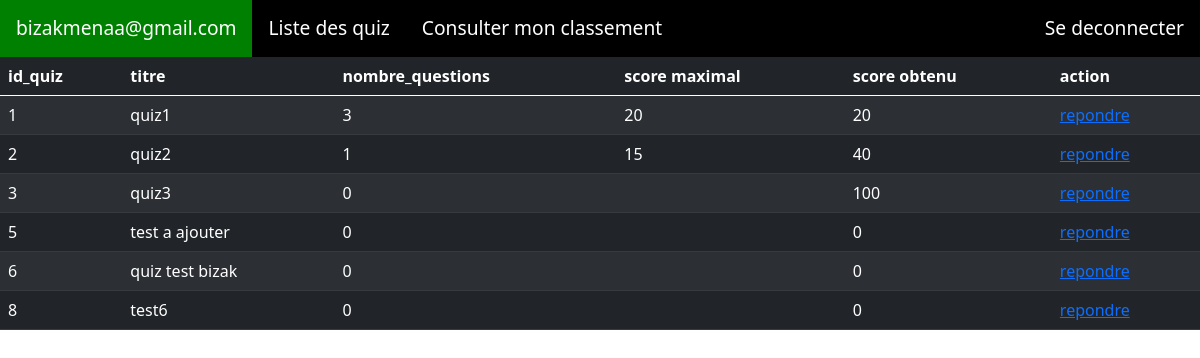
The page /etudiant/liste_quiz.php (signed in) on the database its author committed.
### tables this page shows
CREATE TABLE `quiz` (
  `id_quiz` int(11) NOT NULL,
  `titre_quiz` varchar(255) NOT NULL
);

### etudiant/liste_quiz.php (the view, shortened to what this page needs)
<?php
include('home.php');
?>
<html lang="en">
<head>
    <link href="https://cdn.jsdelivr.net/npm/bootstrap@5.0.0-beta3/dist/css/bootstrap.min.css" rel="stylesheet">
</head>
<body>
    <div class="show-quiz">
        <table class="table table-dark table-striped table-hover">
            <thead>
                <th>id_quiz</th>
                <th>titre</th>
                <th>nombre_questions</th>
                <th>score maximal</th>
                <th>score obtenu</th>
                <th>action</th>
            </thead>
            <tbody>
                <?php
                    $conn = new PDO('mysql:host=webetu.univ-st-etienne.fr;dbname=mg06866u;charset=utf8', 'mg06866u', 'I89APVN5');
                    $sql = "SELECT * FROM quiz";
                    $resultat = $conn->query($sql);
                        while($row = $resultat->fetch()){
                            ?>
                        <tr>
                            <td><?php echo $row["id_quiz"] ?></td>
                            <td><?php echo $row["titre_quiz"] ?></td>
                            <?php
                                $id_quiz = $row['id_quiz'];
                                $sql2 = "SELECT count(*) as count, SUM(score) as totalscore from question where id_quiz=$id_quiz";
                                $requete = $conn->query($sql2);
                                $donnees = $requete->fetch();
                            ?>
                            <td><?php echo $donnees["count"]; ?></td>
                            <td><?php echo $donnees["totalscore"]; ?></td>
                            <?php
                            $id_etudiant = $_SESSION['id_etudiant'];
                            $sql3 = "SELECT SUM(scoreAttribuer) as monScore from reponse where id_quiz=$id_quiz and id_etudiant=$id_etudiant";
                            $requete1 = $conn->query($sql3);
                            $donnees1 = $requete1->fetch();
                            ?>
                            <td><?php
                            if($donnees1['monScore']){
                                echo $donnees1['monScore'];
                            } else {
                                $monScore = 0;
                                echo $monScore;
                            }
                            ?></td>
                            <td><a href="./afficher_quiz.php?id_quiz=<?php echo $row["id_quiz"] ; ?>" type="button">repondre</a></td>
                        </tr>
                            <?php
                        }
                ?>
            </tbody>
        </table>
</body>
</html>

### css/acceuil.css (style rules this page uses)
body { margin: 0px; padding: 0px; }

### rows shown on the page
quiz: id_quiz "1", titre_quiz "quiz1", count "3", totalscore "20", monScore "20"
quiz: id_quiz "2", titre_quiz "quiz2", count "1", totalscore "15", monScore "40"
quiz: id_quiz "3", titre_quiz "quiz3", count "0", monScore "100"
quiz: id_quiz "5", titre_quiz "test a ajouter", count "0", monScore "0"
quiz: id_quiz "6", titre_quiz "quiz test bizak", count "0", monScore "0"
quiz: id_quiz "8", titre_quiz "test6", count "0", monScore "0"

### other values the page prints
$_SESSION['email'] "bizakmenaa@gmail.com"
